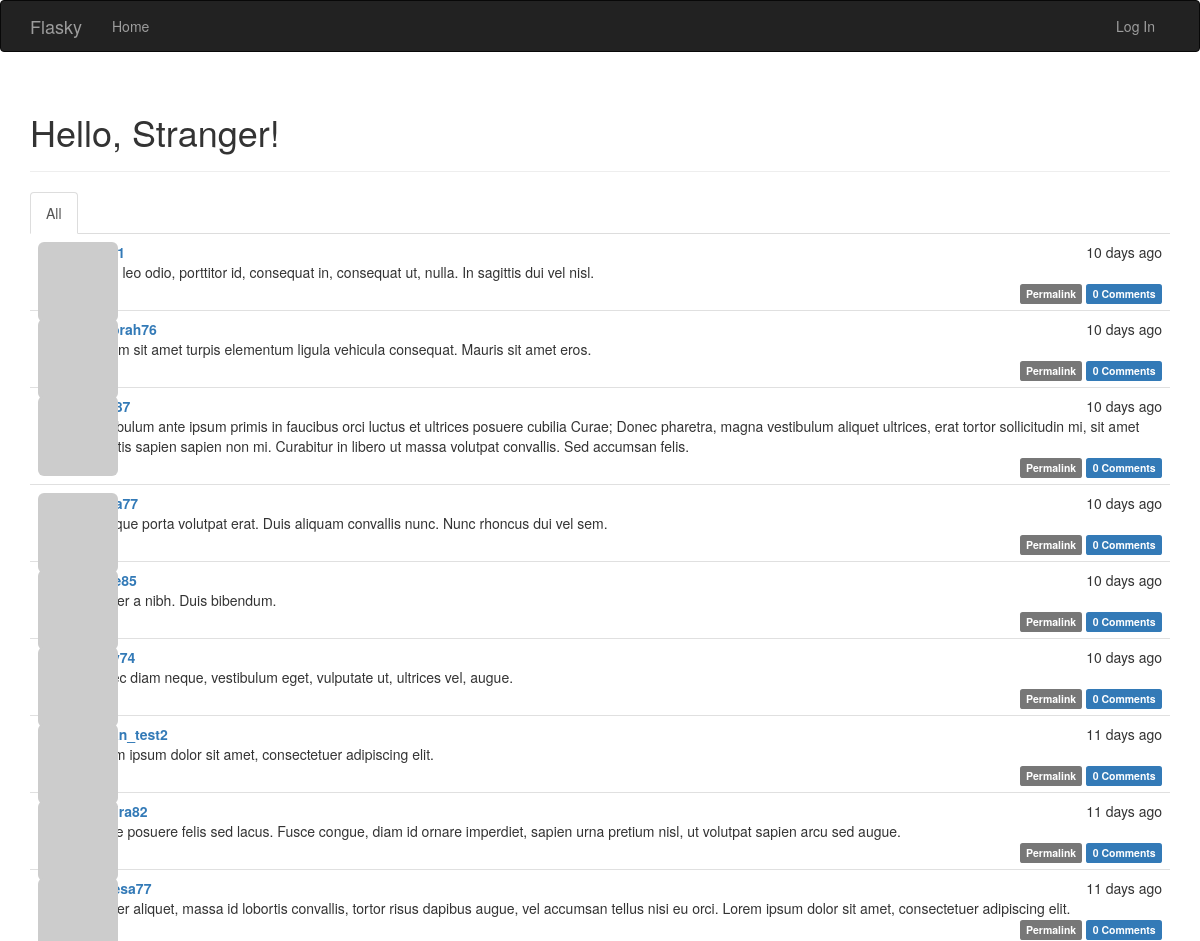
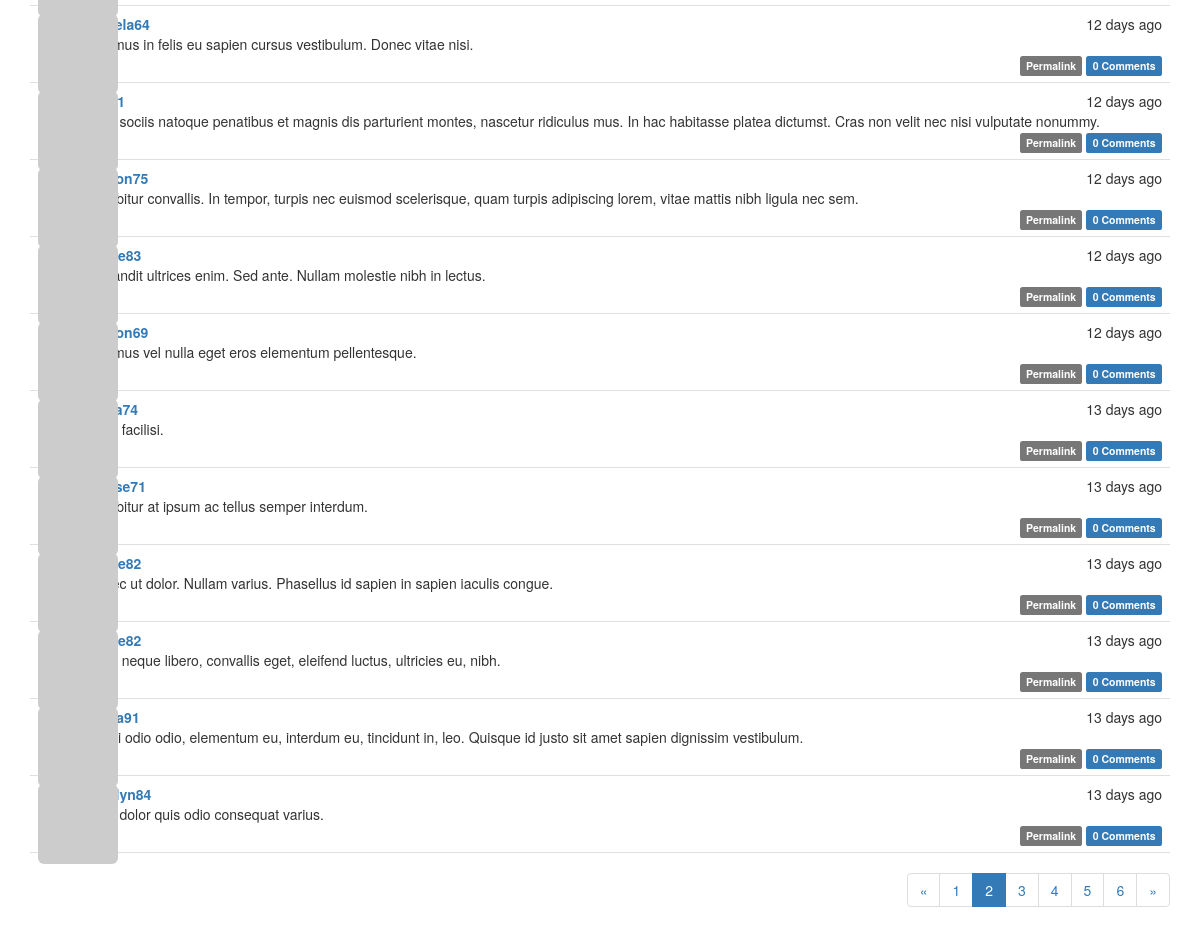
Screenshot of /?page=2 with the database file from the repository (2 pictures, top to bottom).
### app/models.py (models this page shows, shortened)
class Post(db.Model):
	__tablename__ = 'posts'
	id = db.Column(db.Integer, primary_key=True)
	body = db.Column(db.Text)
	body_html = db.Column(db.Text)
	timestamp = db.Column(db.DateTime, index = True, default = datetime.utcnow)
	author_id = db.Column(db.Integer, db.ForeignKey('users.id'))
	comments = db.relationship('Comment', backref = 'post', lazy = 'dynamic')

class User(UserMixin,db.Model):
	__tablename__ = 'users'
	id = db.Column(db.Integer, primary_key = True)
	email = db.Column(db.String(64),unique = True, index = True)
	username = db.Column(db.String(64), unique = True, index = True)
	role_id = db.Column(db.Integer, db.ForeignKey('roles.id'))
	password_hash = db.Column(db.String(128))
	confirmed = db.Column(db.Boolean, default = False)
	name = db.Column(db.String(64))
	location = db.Column(db.String(64))
	about_me = db.Column(db.Text())				#the different about Text() and String() is  Text don`t have to set Maximun length
	member_since = db.Column(db.DateTime(), default = datetime.utcnow)
	last_seen = db.Column(db.DateTime(), default = datetime.utcnow)
	avatar_hash = db.Column(db.String(32))
	posts = db.relationship('Post',backref = 'author', lazy = 'dynamic')
	followed = db.relationship('Follow',
								foreign_keys = [Follow.follower_id],
								backref = db.backref('follower', lazy = 'joined'),
								lazy = 'dynamic',
								cascade = 'all, delete-orphan')
	followers = db.relationship('Follow',
								foreign_keys = [Follow.followed_id],
								backref = db.backref('followed', lazy = 'joined'),
								lazy = 'dynamic',
								cascade = 'all, delete-orphan')
	comments = db.relationship('Comment', backref = 'author', lazy = 'dynamic')
	@property
	def password(self):
		raise AttributeError('password is not readable attribute')
	def gravatar(self, size=100, default = 'identicon', rating = 'g'):
		if request.is_secure:
			url = 'https://secure.gravatar.com/avatar'
		else:
			url = 'http://www.gravatar.com/avatar'
		hash = self.avatar_hash or hashlib.md5(self.email.encode('utf-8')).hexdigest()
		return '{url}/{hash}?s={size}&d={default}&r={rating}'.format(
			url = url, hash = hash, size = size, default = default, rating = rating)

### app/main/views.py (the view)
@main.route('/', methods = ['GET','POST'])
def index():
	form = PostForm()
	if current_user.can(Permission.WRITE_ARTICLES) and form.validate_on_submit():
		post = Post(body = form.body.data, author = current_user._get_current_object())
		db.session.add(post)
		return redirect(url_for('.index'))
	page = request.args.get('page', 1, type = int)
	show_followed = False
	if current_user.is_authenticated:
		show_followed = bool(request.cookies.get('show_followed',''))
	if show_followed:
		query = current_user.followed_posts
	else:
		query = Post.query
	pagination = query.order_by(Post.timestamp.desc()).paginate(
		page, per_page = current_app.config['FLASKY_POSTS_PER_PAGE'], error_out=False)
	posts = pagination.items
	return render_template('index.html', form = form, posts = posts,
		show_followed = show_followed, pagination = pagination)

### app/auth/views.py (called while the page is built)
@auth.before_app_request
def before_request():
	if current_user.is_authenticated:
		current_user.ping()
		if not current_user.confirmed and request.endpoint[:5] != 'auth.' and request.endpoint != 'static':
			return redirect(url_for('auth.unconfirmed'))

### app/main/__init__.py (called while the page is built)
@main.app_context_processor
def inject_permission():
	return dict(Permission = Permission)

### app/models.py (called while the page is built)
	def can(self,permissions):
		return False

	def is_administrator(self):
		return False

### app/templates/index.html (shortened to what this page needs)
{% extends "base.html" %}
{% import "bootstrap/wtf.html" as wtf %}
{% import "_macros.html" as macros %}
{% block page_content %}
<div class="page-header">
	<h1>Hello, {% if current_user.is_authenticated %}{{ current_user.username }}{% else %}Stranger{% endif %}!</h1>
</div>
<div class="post-tabs">
    <ul class="nav nav-tabs">
        <li{% if not show_followed %} class="active"{% endif %}><a href="{{ url_for('.show_all') }}">All</a></li>
    </ul>
    {% include '_posts.html' %}
</div>
{% if pagination %}
<div class="pagination">
	{{ macros.pagination_widget(pagination, '.index') }}
</div>
{% endif %}
{% endblock %}

### app/templates/_posts.html (shortened to what this page needs)
<ul class="posts">
    {% for post in posts %}
    <li class="post">
        <div class="post-thumbnail">
            <a href="{{ url_for('.user', username=post.author.username) }}">
                <img class="img-rounded profile-thumbnail" src="{{ post.author.gravatar(size=40) }}">
            </a>
        </div>
        <div class="post-content">
            <div class="post-date">{{ moment(post.timestamp).fromNow() }}</div>
            <div class="post-author"><a href="{{ url_for('.user', username=post.author.username) }}">{{ post.author.username }}</a></div>
            <div class="post-body">
                {% if post.body_html %}
                    {{ post.body_html | safe }}
                {% else %}
                    {{ post.body }}
                {% endif %}
            </div>
            <div class="post-footer">
                <a href="{{ url_for('.post', id = post.id) }}">
                    <span class="label label-default">Permalink</span>
                </a>
                <a href="{{ url_for('.post', id = post.id) }}#comments">
                    <span class="label label-primary">
                        {{ post.comments.count() }} Comments
                    </span>
                </a>
            </div>
        </div>
    </li>
    {% endfor %}
</ul>

### app/static/styles.css (style rules this page uses)
.profile-thumbnail { position: absolute; }
div.post-tabs { margin-top: 16px; }
ul.posts { list-style-type: none; padding: 0px; margin: 16px 0px 0px 0px; border-top: 1px solid #e0e0e0; }
div.post-tabs ul.posts { margin: 0px; border-top: none; }
ul.posts li.post { padding: 8px; border-bottom: 1px solid #e0e0e0; }
div.post-date { float: right; }
div.post-author { font-weight: bold; }
div.post-thumbnail { position: absolute; }
div.post-content { margin-left: 48px; min-height: 48px; }
div.post-footer { text-align: right; }
div.pagination { width: 100%; text-align: right; padding: 0px; margin: 0px; }

### rows the page displays
Post: timestamp "10 days ago", body "Proin leo odio, porttitor id, consequat in, consequat ut, nulla. In sagittis dui vel nisl.", comments.count "0"
Post: timestamp "10 days ago", author.username "deborah76", body "Nullam sit amet turpis elementum ligula vehicula consequat. Mauris sit amet eros.", comments.count "0"
Post: timestamp "10 days ago", body "Vestibulum ante ipsum primis in faucibus orci luctus et ultrices posuere cubilia Curae; Donec pharetra, magna vestibulum aliquet ultrices, erat tortor sollicitudin mi, sit amet lobortis sapien sapien non mi. Curabitur in libero ut massa volutpat convallis. Sed accumsan felis.", comments.count "0"
Post: timestamp "10 days ago", body "Quisque porta volutpat erat. Duis aliquam convallis nunc. Nunc rhoncus dui vel sem.", comments.count "0"
Post: timestamp "10 days ago", body "Integer a nibh. Duis bibendum.", comments.count "0"
Post: timestamp "10 days ago", body "Donec diam neque, vestibulum eget, vulputate ut, ultrices vel, augue.", comments.count "0"
Post: timestamp "11 days ago", author.username "Yusan_test2", body "Lorem ipsum dolor sit amet, consectetuer adipiscing elit.", comments.count "0"
Post: timestamp "11 days ago", body "Fusce posuere felis sed lacus. Fusce congue, diam id ornare imperdiet, sapien urna pretium nisl, ut volutpat sapien arcu sed augue.", comments.count "0"
Post: timestamp "11 days ago", author.username "theresa77", body "Integer aliquet, massa id lobortis convallis, tortor risus dapibus augue, vel accumsan tellus nisi eu orci. Lorem ipsum dolor sit amet, consectetuer adipiscing elit.", comments.count "0"
Post: timestamp "12 days ago", body "Vivamus in felis eu sapien cursus vestibulum. Donec vitae nisi.", comments.count "0"
Post: timestamp "12 days ago", body "Cum sociis natoque penatibus et magnis dis parturient montes, nascetur ridiculus mus. In hac habitasse platea dictumst. Cras non velit nec nisi vulputate nonummy.", comments.count "0"
Post: timestamp "12 days ago", body "Curabitur convallis. In tempor, turpis nec euismod scelerisque, quam turpis adipiscing lorem, vitae mattis nibh ligula nec sem.", comments.count "0"
Post: timestamp "12 days ago", body "In blandit ultrices enim. Sed ante. Nullam molestie nibh in lectus.", comments.count "0"
Post: timestamp "12 days ago", body "Vivamus vel nulla eget eros elementum pellentesque.", comments.count "0"
Post: timestamp "13 days ago", body "Nulla facilisi.", comments.count "0"
Post: timestamp "13 days ago", body "Curabitur at ipsum ac tellus semper interdum.", comments.count "0"
Post: timestamp "13 days ago", body "Donec ut dolor. Nullam varius. Phasellus id sapien in sapien iaculis congue.", comments.count "0"
Post: timestamp "13 days ago", body "Nulla neque libero, convallis eget, eleifend luctus, ultricies eu, nibh.", comments.count "0"
Post: timestamp "13 days ago", body "Morbi odio odio, elementum eu, interdum eu, tincidunt in, leo. Quisque id justo sit amet sapien dignissim vestibulum.", comments.count "0"
Post: timestamp "13 days ago", author.username "carolyn84", body "Ut at dolor quis odio consequat varius.", comments.count "0"

### other values shown
{{ p }} "1" "3" "4" "5" "6"
{{ p }} "2"
